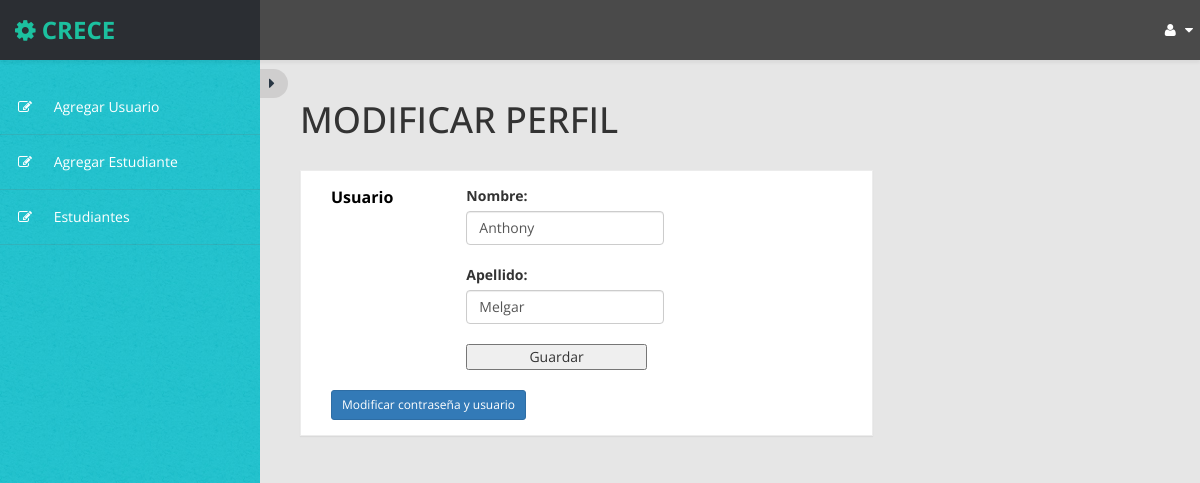
/modulos/herramientas.php (signed in), run on the app's committed database.
### tables this page shows
CREATE TABLE `usuario` (
  `id_usuario` int(11) NOT NULL,
  `usuario` varchar(255) DEFAULT NULL,
  `password` varchar(255) DEFAULT NULL,
  `estado` varchar(45) DEFAULT NULL,
  `nombre` varchar(255) DEFAULT NULL,
  `apellido` varchar(255) DEFAULT NULL,
  `genero` varchar(45) DEFAULT NULL,
  `id_rol` int(11) NOT NULL
);

CREATE TABLE `pantalla` (
  `id_pantalla` int(11) NOT NULL,
  `id_rol` int(11) NOT NULL,
  `patalla` varchar(255) NOT NULL,
  `descripcion_pantalla` varchar(255) NOT NULL
);

### sql/mostrar.php (called while the page is built, shortened)
<?php
        if (isset($_SESSION['u_usuario'] )) {
$comp=$_SESSION['u_usuario'];
require("conexion.php");
$query = "SELECT nombre, apellido, usuario FROM usuario  WHERE usuario='$comp'";
            $resultado = $conexion -> query($query);
   while( $row = $resultado -> fetch_assoc()){
   $nombre = $row['nombre'];
   $apellido = $row['apellido'];
}
                }
        else
        {
            header("location: index.html");
        }
    ?>

### modulos/herramientas.php (the view, shortened to what this page needs)
<!DOCTYPE html>
<html xmlns="http://www.w3.org/1999/xhtml">
<head>
    <link href="../assets/css/bootstrap.css" rel="stylesheet" />
    <link href="../assets/css/font-awesome.css" rel="stylesheet" />
    <link href="../assets/css/custom-styles.css" rel="stylesheet" />
    <link href="../assets/js/dataTables/dataTables.bootstrap.css" rel="stylesheet" />
</head>
<body>
<?php
include("../sql/mostrar.php");
?>
    <div id="wrapper">
        <nav class="navbar navbar-default top-navbar" role="navigation">
            <div class="navbar-header">
        <a class="navbar-brand" href="#"><i class="fa fa-gear"></i> <strong>CRECE</strong></a>
            </div>
            <ul class="nav navbar-top-links navbar-right">
                <li class="dropdown">
                    <a class="dropdown-toggle" data-toggle="dropdown" href="#" aria-expanded="false">
                        <i class="fa fa-user fa-fw"></i> <i class="fa fa-caret-down"></i>
                    </a>
                </li>
            </ul>
        </nav>
    <nav class="navbar-default navbar-side" role="navigation">
        <div id="sideNav" href=""><i class="fa fa-caret-right"></i></div>
            <div class="sidebar-collapse">
                <ul class="nav" id="main-menu">
 <?php @session_start();
include_once('../sql/pantalla_modulo.php') ?>
                </ul>
            </div>
        </nav>
        <div id="page-wrapper" >
            <div id="page-inner">
             <div class="row">
                    <div class="col-md-12">
                        <h1 class="page-header">
                            MODIFICAR PERFIL
                        </h1>
                    </div>
                </div>
            <div class="row">
                <div class="col-md-12">
                    <div class="panel panel-default  col-md-8">
                      <div class="panel-heading  col-md-3"> Usuario </div>
                        <div class="panel-body">
                            <div class="table-responsive">
                      <form role="form" action="../sql/modificar_perfil.php" method="post">
                        <div class="col-md-7">
                          <label>Nombre:</label>
                          <input class="form-control" name="nombre" required="Apellido" value="<?php echo $nombre;  ?>">
                        </div>
                        <div class="col-md-7">
                        <br>
                          <label>Apellido:</label>
                          <input class="form-control" name="apellido" value="<?php echo $apellido;  ?>">
                         </div>
                        <div class="col-md-7">
                          <br>
                        </div>
                        <div class="col-md-12">
                          <button class="col-md-6"> Guardar</button>
                          <br>
                                                  <div class="col-md-7">
                          <br>
                        </div>
                        </div>
                          <br><br>
                          </form>
                        </div>
              <button type="button" class="btn btn-primary btn-sm" data-toggle="modal" data-target="#myModal">
                Modificar contraseña y usuario
              </button>
          </div>
        </div>
       </div>
      </div>
    </div>
</body>
</html>

### sql/pantalla_modulo.php (shortened to what this page needs)
<!DOCTYPE html>
<html>
<head>
</head>
<body>
<?php
                include("conexion.php");
               $query = "SELECT usuario, rol.id_rol, pantalla.descripcion_pantalla, pantalla.patalla FROM usuario INNER JOIN rol ON usuario.id_rol = rol.id_rol INNER JOIN pantalla ON pantalla.id_rol = rol.id_rol WHERE usuario='$comp'";
      $resultado = $conexion -> query($query);
   while( $row = $resultado -> fetch_assoc()){
        ?>
                    <li>
                        <a  href="../<?php echo $row['patalla'] ; ?>"><i class="fa fa-edit"></i> <?php echo $row['descripcion_pantalla'] ; ?></a>
                    </li>
        <?php  } ?>
</body>
</html>

### assets/css/custom-styles.css (style rules this page uses)
body { font-family: 'Open Sans', sans-serif; background: #32C2CD url(../img/bg-img.jpg) !important; }
#wrapper { width: 100%; }
#page-wrapper { padding: 15px 15px; min-height: 600px; background: #E6E6E6; }
#page-inner { width:100%; margin:10px 20px 10px 0px; background-color:transparent; padding:10px; min-height:1200px; }
h1, .h1, h2, .h2, h3, .h3 { margin-top: 7px; margin-bottom: -5px; }
.navbar-side { z-index: 0; }
.panel { border-radius:0px; }
.navbar-side .nav > li > a > i { color: #FFFFFF; padding: 8px; width: 30px; text-align: center; }
.top-navbar { position: fixed; width: 100%; z-index: 300; -webkit-box-shadow: 0 3px 3px rgba(0, 0, 0, 0.05); -moz-box-shadow: 0 3px 3px rgba(0, 0, 0, 0.05); box-shadow: 0 3px 3px rgba(0, 0, 0, 0.05); }
.navbar-side { z-index: 1; position: fixed; width: 260px; top: 80px; }
#page-wrapper { position: relative; top: 55px; }
.page-header { padding-bottom: 9px; margin: 10px 0 20px; border-bottom: 1px solid transparent; text-align: left; }
.panel-default { border-color: #ECECEC; }
.panel-default > .panel-heading { color: #000; border-color: #FFF; font-weight:bold; background: #FFFFFF; font-size: 16px; padding: 15px 15px 0; }
.panel-heading { border-bottom: 1px solid transparent; border-top-left-radius: 3px; border-top-right-radius: 3px; }
.top-navbar { margin:0px; }
.top-navbar .navbar-brand { color: #fff; width: 260px; text-align: left; height: 60px; font-size: 24px; font-weight: 700; text-transform: uppercase; line-height: 30px; background: #24383A; }
.top-navbar .nav > li { position: relative; display: inline-block; margin: 0px; padding: 0px; }
.top-navbar .nav > li > a { position: relative; display: block; padding: 20px; color: #FFFFFF; margin: 0px; }
.sidebar-collapse , .sidebar-collapse .nav { background:none; }
.sidebar-collapse .nav { padding:0; }
.sidebar-collapse .nav > li > a { color: #FFFFFF; background:transparent; text-shadow:none; }
.sidebar-collapse > .nav > li > a { padding: 12px 10px; }
.sidebar-collapse > .nav > li { border-bottom: 1px solid rgba(107, 108, 109, 0.19); }
.navbar-side { border:none; background: #32C2CD url(../img/bg-img.jpg) !important; }
.top-navbar { background: #4A4A4A; border-bottom:none; }
.top-navbar .nav > li > a > i { margin-right: 2px; }
.navbar-default { border:0px solid black; }
.navbar-header { background: transparent; }
.nav > li > a > i { margin-right:10px; color: #FFF; }
#sideNav { position: absolute; right: -28px; z-index: 3; background-color: #CFCECE; padding: 3px 9px; top: -11px; color: #283643; cursor:pointer; border-radius: 0 15px 15px 0; width: 28px; font-size: 16px; }
@media (min-width:768px) { #page-wrapper { margin: 0 0 0 260px; padding: 15px 30px; min-height: 1200px; } }
@media (min-width:768px) { .navbar-side { width: 260px; z-index: 1; } }
@media (min-width:768px) { .navbar { border-radius: 0px; } }

### data on the page
usuario: pantalla.descripcion_pantalla "Agregar Usuario", pantalla.descripcion_pantalla "Agregar Estudiante", pantalla.descripcion_pantalla "Estudiantes", nombre "Anthony", apellido "Melgar"
